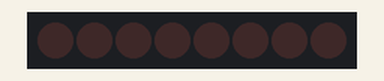
Recording of a sketch running on a simulated Arduino Uno, built with avr-gcc and run on an emulated ATmega328P. On the bench: 8 shift-register outputs drawn as a row of LEDs (first output left, lit = HIGH). Wiring (inferred from the names in the program): shift register (74HC595): data pin 4; shift clock pin 6; latch pin 5. Wiring (inferred from the signals the program sends): row of LEDs: on Q0, Q1, Q2, Q3, Q4, Q5, Q6, Q7.

Above: at 0.2 s.
At 1.0 s:
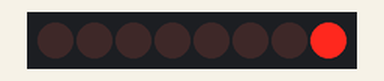
At 1.7 s:
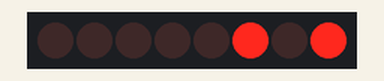
At 2.2 s:
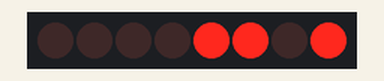
At 3.0 s:
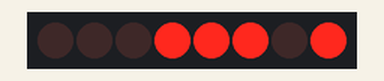
At 4.2 s:
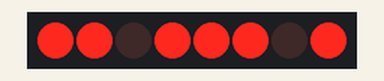
Timing chart, 0 to 5.9 s (numbered marks = the images above):
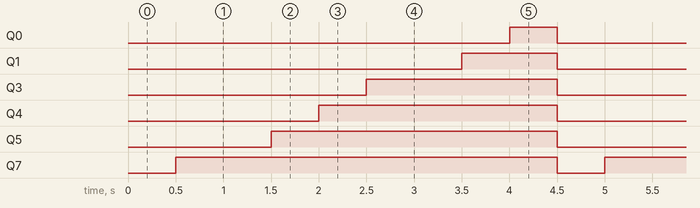

Measured:
- by itself, Q0: alternates HIGH for 0.50 s and LOW for 4.0 s
- by itself, Q1: alternates HIGH for 1.0 s and LOW for 3.5 s
- by itself, Q3: alternates HIGH for 2.0 s and LOW for 2.5 s
- by itself, Q4: alternates HIGH for 2.5 s and LOW for 2.0 s
- by itself, Q5: alternates HIGH for 3.0 s and LOW for 1.5 s
- by itself, Q7: alternates HIGH for 4.0 s and LOW for 0.50 s

The sketch:

SIPO_SHIFT_REGISTER.ino
```cpp
int latchPin = 5;
int clockPin = 6;
int dataPin = 4;

byte leds = 0;

void setup()
{
  pinMode(latchPin, OUTPUT);
  pinMode(dataPin, OUTPUT);
  pinMode(clockPin, OUTPUT);
}

void loop()
{
  leds = 0;
  updateShiftRegister();
  delay(500);
  for (int i = 0; i < 8; i++)
  {
    switch(i){
      case 1:
      case 5:
        bitClear(leds, i);
        break;
      default:
        bitSet(leds, i);
        break;
     }
    updateShiftRegister();
/*I cannot use the shiftOut() function outside of the the forloop,
because it shifts out a byte of data ONE BIT AT A TIME */

    delay(500);
  }
}

void updateShiftRegister()
{
   digitalWrite(latchPin, LOW);

   /*digitalWrite(clockPin, LOW);..this line is optional,
 * it assures that the clock is operating on a falling edge trigger
   */

   shiftOut(dataPin, clockPin, LSBFIRST, leds);
   digitalWrite(latchPin, HIGH);
}
```
